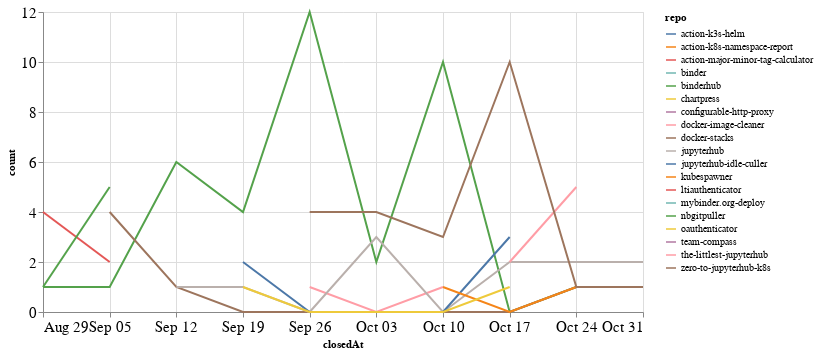

Notebook source saved alongside this figure:
### Code cell
closed_by_time = closed_by.groupby('repo').resample('W', on='closedAt').count()['author'].reset_index()
closed_by_time = closed_by_time.rename(columns={'author': 'count'})

alt.Chart(closed_by_time, width=600).mark_line().encode(
    x='closedAt',
    y='count',
    color='repo',
    tooltip="repo"
)

### Figure 1 — Vega-Lite specification as saved in the notebook (floating-point values rounded to 4 significant figures)
{"config": {"axisLeft": {"labelFontSize": 15}, "axisBottom": {"labelFontSize": 15}}, "data": {"name": "data-336327e7a7e36e6906ec2d2c0ca12eba"}, "mark": "line", "encoding": {"color": {"type": "nominal", "field": "repo"}, "tooltip": {"type": "nominal", "field": "repo"}, "x": {"type": "temporal", "field": "closedAt"}, "y": {"type": "quantitative", "field": "count"}}, "width": 600, "$schema": "https://vega.github.io/schema/vega-lite/v4.8.1.json", "datasets": {"data-336327e7a7e36e6906ec2d2c0ca12eba": [{"repo": "action-k3s-helm", "closedAt": "2021-10-10T00:00:00", "count": 2}, {"repo": "action-k8s-namespace-report", "closedAt": "2021-09-26T00:00:00", "count": 1}, {"repo": "action-major-minor-tag-calculator", "closedAt": "2021-09-26T00:00:00", "count": 1}, {"repo": "binder", "closedAt": "2021-10-03T00:00:00", "count": 1}, {"repo": "binderhub", "closedAt": "2021-08-29T00:00:00", "count": 1}, {"repo": "binderhub", "closedAt": "2021-09-05T00:00:00", "count": 1}, {"repo": "binderhub", "closedAt": "2021-09-12T00:00:00", "count": 6}, {"repo": "binderhub", "closedAt": "2021-09-19T00:00:00", "count": 4}, {"repo": "binderhub", "closedAt": "2021-09-26T00:00:00", "count": 12}, {"repo": "binderhub", "closedAt": "2021-10-03T00:00:00", "count": 2}, {"repo": "binderhub", "closedAt": "2021-10-10T00:00:00", "count": 10}, {"repo": "binderhub", "closedAt": "2021-10-17T00:00:00", "count": 0}, {"repo": "binderhub", "closedAt": "2021-10-24T00:00:00", "count": 1}, {"repo": "chartpress", "closedAt": "2021-09-05T00:00:00", "count": 1}, {"repo": "configurable-http-proxy", "closedAt": "2021-09-19T00:00:00", "count": 1}, {"repo": "docker-image-cleaner", "closedAt": "2021-09-26T00:00:00", "count": 1}, {"repo": "docker-image-cleaner", "closedAt": "2021-10-03T00:00:00", "count": 0}, {"repo": "docker-image-cleaner", "closedAt": "2021-10-10T00:00:00", "count": 1}, {"repo": "docker-stacks", "closedAt": "2021-09-05T00:00:00", "count": 4}, {"repo": "docker-stacks", "closedAt": "2021-09-12T00:00:00", "count": 1}, {"repo": "docker-stacks", "closedAt": "2021-09-19T00:00:00", "count": 0}, {"repo": "docker-stacks", "closedAt": "2021-09-26T00:00:00", "count": 0}, {"repo": "docker-stacks", "closedAt": "2021-10-03T00:00:00", "count": 0}, {"repo": "docker-stacks", "closedAt": "2021-10-10T00:00:00", "count": 0}, {"repo": "docker-stacks", "closedAt": "2021-10-17T00:00:00", "count": 0}, {"repo": "docker-stacks", "closedAt": "2021-10-24T00:00:00", "count": 1}, {"repo": "jupyterhub", "closedAt": "2021-09-12T00:00:00", "count": 1}, {"repo": "jupyterhub", "closedAt": "2021-09-19T00:00:00", "count": 1}, {"repo": "jupyterhub", "closedAt": "2021-09-26T00:00:00", "count": 0}, {"repo": "jupyterhub", "closedAt": "2021-10-03T00:00:00", "count": 3}, {"repo": "jupyterhub", "closedAt": "2021-10-10T00:00:00", "count": 0}, {"repo": "jupyterhub", "closedAt": "2021-10-17T00:00:00", "count": 2}, {"repo": "jupyterhub", "closedAt": "2021-10-24T00:00:00", "count": 2}, {"repo": "jupyterhub", "closedAt": "2021-10-31T00:00:00", "count": 2}, {"repo": "jupyterhub-idle-culler", "closedAt": "2021-09-19T00:00:00", "count": 2}, {"repo": "jupyterhub-idle-culler", "closedAt": "2021-09-26T00:00:00", "count": 0}, {"repo": "jupyterhub-idle-culler", "closedAt": "2021-10-03T00:00:00", "count": 0}, {"repo": "jupyterhub-idle-culler", "closedAt": "2021-10-10T00:00:00", "count": 0}, {"repo": "jupyterhub-idle-culler", "closedAt": "2021-10-17T00:00:00", "count": 3}, {"repo": "kubespawner", "closedAt": "2021-10-10T00:00:00", "count": 1}, {"repo": "kubespawner", "closedAt": "2021-10-17T00:00:00", "count": 0}, {"repo": "kubespawner", "closedAt": "2021-10-24T00:00:00", "count": 1}, {"repo": "kubespawner", "closedAt": "2021-10-31T00:00:00", "count": 1}, {"repo": "ltiauthenticator", "closedAt": "2021-08-29T00:00:00", "count": 4}, {"repo": "ltiauthenticator", "closedAt": "2021-09-05T00:00:00", "count": 2}, {"repo": "mybinder.org-deploy", "closedAt": "2021-10-17T00:00:00", "count": 1}, {"repo": "nbgitpuller", "closedAt": "2021-08-29T00:00:00", "count": 1}, {"repo": "nbgitpuller", "closedAt": "2021-09-05T00:00:00", "count": 5}, {"repo": "oauthenticator", "closedAt": "2021-09-19T00:00:00", "count": 1}, {"repo": "oauthenticator", "closedAt": "2021-09-26T00:00:00", "count": 0}, {"repo": "oauthenticator", "closedAt": "2021-10-03T00:00:00", "count": 0}, {"repo": "oauthenticator", "closedAt": "2021-10-10T00:00:00", "count": 0}, {"repo": "oauthenticator", "closedAt": "2021-10-17T00:00:00", "count": 1}, {"repo": "team-compass", "closedAt": "2021-10-03T00:00:00", "count": 1}, {"repo": "the-littlest-jupyterhub", "closedAt": "2021-10-17T00:00:00", "count": 2}, {"repo": "the-littlest-jupyterhub", "closedAt": "2021-10-24T00:00:00", "count": 5}, {"repo": "zero-to-jupyterhub-k8s", "closedAt": "2021-09-26T00:00:00", "count": 4}, {"repo": "zero-to-jupyterhub-k8s", "closedAt": "2021-10-03T00:00:00", "count": 4}, {"repo": "zero-to-jupyterhub-k8s", "closedAt": "2021-10-10T00:00:00", "count": 3}, {"repo": "zero-to-jupyterhub-k8s", "closedAt": "2021-10-17T00:00:00", "count": 10}, {"repo": "zero-to-jupyterhub-k8s", "closedAt": "2021-10-24T00:00:00", "count": 1}, {"repo": "zero-to-jupyterhub-k8s", "closedAt": "2021-10-31T00:00:00", "count": 1}]}}
